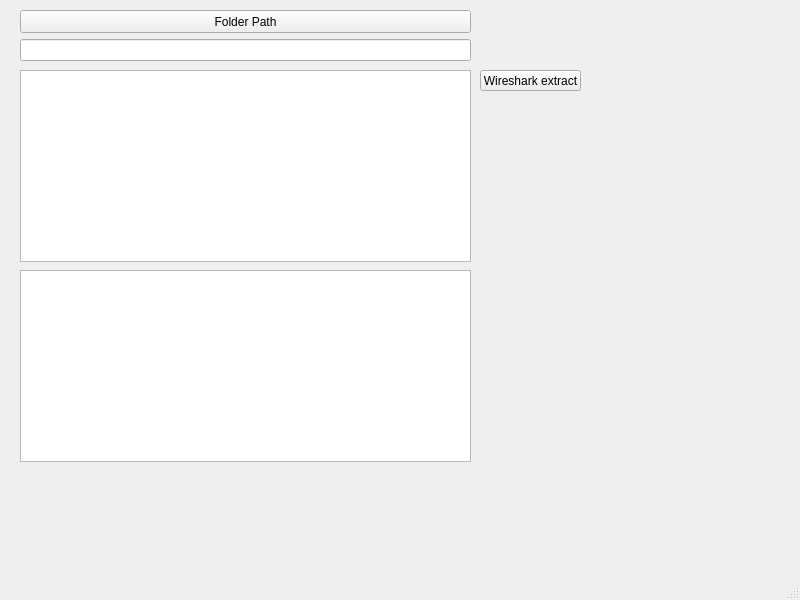
<?xml version="1.0" encoding="UTF-8"?>
<ui version="4.0">
 <class>MainWindow</class>
 <widget class="QMainWindow" name="MainWindow">
  <property name="geometry">
   <rect>
    <x>0</x>
    <y>0</y>
    <width>800</width>
    <height>600</height>
   </rect>
  </property>
  <property name="windowTitle">
   <string>MainWindow</string>
  </property>
  <widget class="QWidget" name="centralwidget">
   <widget class="QTextBrowser" name="Text_Browse_wireshark_extract_list">
    <property name="geometry">
     <rect>
      <x>20</x>
      <y>70</y>
      <width>451</width>
      <height>192</height>
     </rect>
    </property>
   </widget>
   <widget class="QPushButton" name="pushButton_wireshark_extract_files">
    <property name="geometry">
     <rect>
      <x>480</x>
      <y>70</y>
      <width>101</width>
      <height>21</height>
     </rect>
    </property>
    <property name="text">
     <string>Wireshark extract</string>
    </property>
   </widget>
   <widget class="QWidget" name="layoutWidget">
    <property name="geometry">
     <rect>
      <x>20</x>
      <y>10</y>
      <width>451</width>
      <height>51</height>
     </rect>
    </property>
    <layout class="QVBoxLayout" name="verticalLayout">
     <item>
      <widget class="QPushButton" name="pushButton_wireshark_extract_path">
       <property name="sizePolicy">
        <sizepolicy hsizetype="Minimum" vsizetype="Expanding">
         <horstretch>0</horstretch>
         <verstretch>0</verstretch>
        </sizepolicy>
       </property>
       <property name="text">
        <string>Folder Path</string>
       </property>
      </widget>
     </item>
     <item>
      <widget class="QLineEdit" name="path_label_wireshark_extract">
       <property name="sizePolicy">
        <sizepolicy hsizetype="Expanding" vsizetype="Expanding">
         <horstretch>0</horstretch>
         <verstretch>0</verstretch>
        </sizepolicy>
       </property>
      </widget>
     </item>
    </layout>
   </widget>
   <widget class="QTextBrowser" name="Text_Browser_wireshark_finish_info">
    <property name="geometry">
     <rect>
      <x>20</x>
      <y>270</y>
      <width>451</width>
      <height>192</height>
     </rect>
    </property>
   </widget>
  </widget>
  <widget class="QMenuBar" name="menubar">
   <property name="geometry">
    <rect>
     <x>0</x>
     <y>0</y>
     <width>800</width>
     <height>21</height>
    </rect>
   </property>
  </widget>
  <widget class="QStatusBar" name="statusbar"/>
 </widget>
 <resources/>
 <connections/>
</ui>
